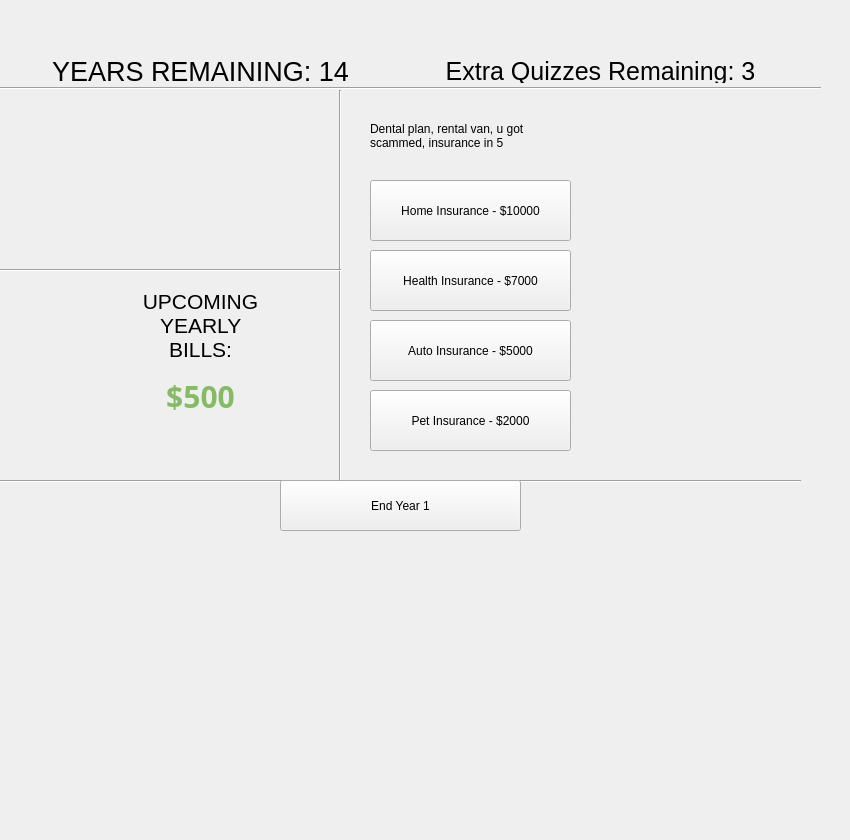
    <widget class="QWidget" name="mainGame">
     <widget class="QLabel" name="currentYear">
      <property name="geometry">
       <rect>
        <x>10</x>
        <y>60</y>
        <width>381</width>
        <height>23</height>
       </rect>
      </property>
      <property name="font">
       <font>
        <family>Arial</family>
        <pointsize>20</pointsize>
       </font>
      </property>
      <property name="text">
       <string>YEARS REMAINING: 14</string>
      </property>
      <property name="alignment">
       <set>Qt::AlignmentFlag::AlignCenter</set>
      </property>
     </widget>
     <widget class="Line" name="line">
      <property name="geometry">
       <rect>
        <x>-20</x>
        <y>80</y>
        <width>841</width>
        <height>16</height>
       </rect>
      </property>
      <property name="orientation">
       <enum>Qt::Orientation::Horizontal</enum>
      </property>
     </widget>
     <widget class="Line" name="line_3">
      <property name="geometry">
       <rect>
        <x>0</x>
        <y>451</y>
        <width>801</width>
        <height>61</height>
       </rect>
      </property>
      <property name="orientation">
       <enum>Qt::Orientation::Horizontal</enum>
      </property>
     </widget>
     <widget class="QPushButton" name="Phone">
      <property name="enabled">
       <bool>true</bool>
      </property>
      <property name="geometry">
       <rect>
        <x>590</x>
        <y>130</y>
        <width>181</width>
        <height>341</height>
       </rect>
      </property>
      <property name="cursor">
       <cursorShape>ArrowCursor</cursorShape>
      </property>
      <property name="focusPolicy">
       <enum>Qt::FocusPolicy::NoFocus</enum>
      </property>
      <property name="autoFillBackground">
       <bool>false</bool>
      </property>
      <property name="styleSheet">
       <string notr="true">
    QPushButton {
        border: none;
        background: transparent;
    }
    QPushButton:pressed {
        background: transparent;
    }
    QPushButton:hover {
        background: transparent;
    }
    QPushButton:focus {
        outline: none;
    }
</string>
      </property>
      <property name="text">
       <string/>
      </property>
      <property name="icon">
       <iconset>
        <normalon>:/icons/icons/phone.png</normalon>
        <disabledon>:/icons/icons/blank.png</disabledon>
       </iconset>
      </property>
      <property name="iconSize">
       <size>
        <width>400</width>
        <height>400</height>
       </size>
      </property>
      <property name="checkable">
       <bool>false</bool>
      </property>
      <property name="flat">
       <bool>true</bool>
      </property>
     </widget>
     <widget class="QPushButton" name="closePhoneButton">
      <property name="enabled">
       <bool>true</bool>
      </property>
      <property name="geometry">
       <rect>
        <x>0</x>
        <y>-20</y>
        <width>801</width>
        <height>601</height>
       </rect>
      </property>
      <property name="cursor">
       <cursorShape>ClosedHandCursor</cursorShape>
      </property>
      <property name="styleSheet">
       <string notr="true">    QPushButton {
        border: none;
        background: transparent;
    }
    QPushButton:pressed {
        background: transparent;
    }
    QPushButton:hover {
        background: transparent;
    }
    QPushButton:focus {
        outline: none;
    }
</string>
      </property>
      <property name="text">
       <string/>
      </property>
      <property name="flat">
       <bool>true</bool>
      </property>
     </widget>
     <widget class="QPushButton" name="openPhoneButton">
      <property name="enabled">
       <bool>true</bool>
      </property>
      <property name="geometry">
       <rect>
        <x>590</x>
        <y>490</y>
        <width>181</width>
        <height>341</height>
       </rect>
      </property>
      <property name="cursor">
       <cursorShape>ClosedHandCursor</cursorShape>
      </property>
      <property name="autoFillBackground">
       <bool>false</bool>
      </property>
      <property name="styleSheet">
       <string notr="true">    QPushButton {
        border: none;
        background: transparent;
    }
    QPushButton:pressed {
        background: transparent;
    }
    QPushButton:hover {
        background: transparent;
    }
    QPushButton:focus {
        outline: none;
    }
</string>
      </property>
      <property name="text">
       <string/>
      </property>
      <property name="icon">
       <iconset>
        <normaloff>icons/phone.png</normaloff>
        <normalon>:/icons/icons/phone.png</normalon>
        <disabledoff>:/icons/icons/blank.png</disabledoff>
        <disabledon>:/icons/icons/blank.png</disabledon>icons/phone.png</iconset>
      </property>
      <property name="iconSize">
       <size>
        <width>400</width>
        <height>400</height>
       </size>
      </property>
      <property name="checkable">
       <bool>false</bool>
      </property>
      <property name="flat">
       <bool>true</bool>
      </property>
     </widget>
     <widget class="QWidget" name="Apps" native="true">
      <property name="enabled">
       <bool>true</bool>
      </property>
      <property name="geometry">
       <rect>
        <x>590</x>
        <y>160</y>
        <width>181</width>
        <height>311</height>
       </rect>
      </property>
      <widget class="QPushButton" name="App1">
       <property name="enabled">
        <bool>true</bool>
       </property>
       <property name="geometry">
        <rect>
         <x>30</x>
         <y>30</y>
         <width>50</width>
         <height>50</height>
        </rect>
       </property>
       <property name="cursor">
        <cursorShape>PointingHandCursor</cursorShape>
       </property>
       <property name="text">
        <string/>
       </property>
       <property name="icon">
        <iconset resource="resources.qrc">
         <normaloff>:/icons/icons/stockApp.png</normaloff>
         <disabledoff>:/icons/icons/blank.png</disabledoff>
         <disabledon>:/icons/icons/blank.png</disabledon>:/icons/icons/stockApp.png</iconset>
       </property>
       <property name="iconSize">
        <size>
         <width>50</width>
         <height>50</height>
        </size>
       </property>
       <property name="flat">
        <bool>true</bool>
       </property>
      </widget>
      <widget class="QPushButton" name="App2">
       <property name="enabled">
        <bool>true</bool>
       </property>
       <property name="geometry">
        <rect>
         <x>100</x>
         <y>28</y>
         <width>50</width>
         <height>50</height>
        </rect>
       </property>
       <property name="cursor">
        <cursorShape>PointingHandCursor</cursorShape>
       </property>
       <property name="text">
        <string/>
       </property>
       <property name="icon">
        <iconset resource="resources.qrc">
         <normaloff>:/icons/icons/cdApp.png</normaloff>:/icons/icons/cdApp.png</iconset>
       </property>
       <property name="iconSize">
        <size>
         <width>45</width>
         <height>45</height>
        </size>
       </property>
       <property name="flat">
        <bool>true</bool>
       </property>
      </widget>
      <widget class="QPushButton" name="App3">
       <property name="enabled">
        <bool>true</bool>
       </property>
       <property name="geometry">
        <rect>
         <x>30</x>
         <y>100</y>
         <width>50</width>
         <height>50</height>
        </rect>
       </property>
       <property name="cursor">
        <cursorShape>PointingHandCursor</cursorShape>
       </property>
       <property name="text">
        <string/>
       </property>
       <property name="icon">
        <iconset resource="resources.qrc">
         <normaloff>:/icons/icons/bank.png</normaloff>:/icons/icons/bank.png</iconset>
       </property>
       <property name="iconSize">
        <size>
         <width>50</width>
         <height>50</height>
        </size>
       </property>
       <property name="flat">
        <bool>true</bool>
       </property>
      </widget>
      <widget class="QPushButton" name="App4">
       <property name="enabled">
        <bool>true</bool>
       </property>
       <property name="geometry">
        <rect>
         <x>100</x>
         <y>100</y>
         <width>50</width>
         <height>50</height>
        </rect>
       </property>
       <property name="cursor">
        <cursorShape>PointingHandCursor</cursorShape>
       </property>
       <property name="text">
        <string/>
       </property>
       <property name="icon">
        <iconset resource="resources.qrc">
         <normaloff>:/icons/icons/loanIcon.png</normaloff>:/icons/icons/loanIcon.png</iconset>
       </property>
       <property name="iconSize">
        <size>
         <width>50</width>
         <height>50</height>
        </size>
       </property>
       <property name="flat">
        <bool>true</bool>
       </property>
      </widget>
      <widget class="QPushButton" name="App5">
       <property name="enabled">
        <bool>true</bool>
       </property>
       <property name="geometry">
        <rect>
         <x>30</x>
         <y>170</y>
         <width>50</width>
         <height>50</height>
        </rect>
       </property>
       <property name="cursor">
        <cursorShape>PointingHandCursor</cursorShape>
       </property>
       <property name="text">
        <string/>
       </property>
       <property name="icon">
        <iconset resource="resources.qrc">
         <normaloff>:/icons/icons/quizIcon.png</normaloff>:/icons/icons/quizIcon.png</iconset>
       </property>
       <property name="iconSize">
        <size>
         <width>50</width>
         <height>50</height>
        </size>
       </property>
       <property name="flat">
        <bool>true</bool>
       </property>
      </widget>
      <widget class="QPushButton" name="App6">
       <property name="enabled">
        <bool>true</bool>
       </property>
       <property name="geometry">
        <rect>
         <x>100</x>
         <y>170</y>
         <width>50</width>
         <height>50</height>
        </rect>
       </property>
       <property name="cursor">
        <cursorShape>PointingHandCursor</cursorShape>
       </property>
       <property name="text">
        <string/>
       </property>
       <property name="icon">
        <iconset resource="resources.qrc">
         <normaloff>:/icons/icons/casinoIcon.png</normaloff>:/icons/icons/casinoIcon.png</iconset>
       </property>
       <property name="iconSize">
        <size>
         <width>50</width>
         <height>50</height>
        </size>
       </property>
       <property name="flat">
        <bool>true</bool>
       </property>
      </widget>
     </widget>
     <widget class="QPushButton" name="nextYearButton">
      <property name="geometry">
       <rect>
        <x>280</x>
        <y>480</y>
        <width>241</width>
        <height>51</height>
       </rect>
      </property>
      <property name="text">
       <string>End Year 1</string>
      </property>
     </widget>
     <widget class="QLabel" name="yearlyReportLabel">
      <property name="geometry">
       <rect>
        <x>-20</x>
        <y>60</y>
        <width>361</width>
        <height>251</height>
       </rect>
      </property>
      <property name="font">
       <font>
        <pointsize>12</pointsize>
        <bold>false</bold>
       </font>
      </property>
      <property name="text">
       <string/>
      </property>
      <property name="scaledContents">
       <bool>true</bool>
      </property>
      <property name="alignment">
       <set>Qt::AlignmentFlag::AlignLeading|Qt::AlignmentFlag::AlignLeft|Qt::AlignmentFlag::AlignTop</set>
      </property>
      <property name="wordWrap">
       <bool>false</bool>
      </property>
      <property name="margin">
       <number>33</number>
      </property>
     </widget>
     <widget class="QLabel" name="mainBackground">
      <property name="enabled">
       <bool>true</bool>
      </property>
      <property name="geometry">
       <rect>
        <x>1</x>
        <y>-10</y>
        <width>800</width>
        <height>541</height>
       </rect>
      </property>
      <property name="text">
       <string/>
      </property>
      <property name="pixmap">
       <pixmap resource="resources.qrc">:/icons/icons/plainBg.png</pixmap>
      </property>
      <property name="scaledContents">
       <bool>true</bool>
      </property>
     </widget>
     <widget class="Line" name="line_14">
      <property name="geometry">
       <rect>
        <x>310</x>
        <y>90</y>
        <width>61</width>
        <height>391</height>
       </rect>
      </property>
      <property name="orientation">
       <enum>Qt::Orientation::Vertical</enum>
      </property>
     </widget>
     <widget class="QLabel" name="label">
      <property name="geometry">
       <rect>
        <x>130</x>
        <y>280</y>
        <width>141</width>
        <height>91</height>
       </rect>
      </property>
      <property name="font">
       <font>
        <family>Arial</family>
        <pointsize>16</pointsize>
       </font>
      </property>
      <property name="text">
       <string>UPCOMING YEARLY BILLS:</string>
      </property>
      <property name="alignment">
       <set>Qt::AlignmentFlag::AlignCenter</set>
      </property>
      <property name="wordWrap">
       <bool>true</bool>
      </property>
     </widget>
     <widget class="Line" name="line_15">
      <property name="geometry">
       <rect>
        <x>0</x>
        <y>260</y>
        <width>341</width>
        <height>20</height>
       </rect>
      </property>
      <property name="orientation">
       <enum>Qt::Orientation::Horizontal</enum>
      </property>
     </widget>
     <widget class="QLabel" name="quizRemains">
      <property name="geometry">
       <rect>
        <x>410</x>
        <y>60</y>
        <width>381</width>
        <height>23</height>
       </rect>
      </property>
      <property name="font">
       <font>
        <family>Arial</family>
        <pointsize>19</pointsize>
       </font>
      </property>
      <property name="text">
       <string>Extra Quizzes Remaining: 3</string>
      </property>
      <property name="alignment">
       <set>Qt::AlignmentFlag::AlignCenter</set>
      </property>
     </widget>
     <widget class="QLabel" name="billbalance">
      <property name="geometry">
       <rect>
        <x>110</x>
        <y>380</y>
        <width>181</width>
        <height>31</height>
       </rect>
      </property>
      <property name="font">
       <font>
        <family>Proxima Nova</family>
        <pointsize>-1</pointsize>
        <italic>false</italic>
        <bold>true</bold>
       </font>
      </property>
      <property name="styleSheet">
       <string notr="true">QLabel {
    color: #85bb65;
    font-weight: bold;
	font-size: 30px;
}</string>
      </property>
      <property name="text">
       <string>$500</string>
      </property>
      <property name="alignment">
       <set>Qt::AlignmentFlag::AlignCenter</set>
      </property>
     </widget>
     <widget class="QLabel" name="label_17">
      <property name="geometry">
       <rect>
        <x>10</x>
        <y>310</y>
        <width>121</width>
        <height>161</height>
       </rect>
      </property>
      <property name="text">
       <string/>
      </property>
      <property name="pixmap">
       <pixmap resource="resources.qrc">:/icons/icons/billCollector.png</pixmap>
      </property>
      <property name="scaledContents">
       <bool>true</bool>
      </property>
     </widget>
     <widget class="QPushButton" name="homeInsurance">
      <property name="geometry">
       <rect>
        <x>370</x>
        <y>180</y>
        <width>201</width>
        <height>61</height>
       </rect>
      </property>
      <property name="text">
       <string>Home Insurance - $10000</string>
      </property>
     </widget>
     <widget class="QPushButton" name="healthInsurance">
      <property name="geometry">
       <rect>
        <x>370</x>
        <y>250</y>
        <width>201</width>
        <height>61</height>
       </rect>
      </property>
      <property name="text">
       <string>Health Insurance - $7000</string>
      </property>
     </widget>
     <widget class="QPushButton" name="autoInsurance">
      <property name="geometry">
       <rect>
        <x>370</x>
        <y>320</y>
        <width>201</width>
        <height>61</height>
       </rect>
      </property>
      <property name="text">
       <string>Auto Insurance - $5000</string>
      </property>
     </widget>
     <widget class="QPushButton" name="petInsurance">
      <property name="geometry">
       <rect>
        <x>370</x>
        <y>390</y>
        <width>201</width>
        <height>61</height>
       </rect>
      </property>
      <property name="text">
       <string>Pet Insurance - $2000</string>
      </property>
     </widget>
     <widget class="QLabel" name="insurancefolks">
      <property name="geometry">
       <rect>
        <x>370</x>
        <y>110</y>
        <width>201</width>
        <height>51</height>
       </rect>
      </property>
      <property name="text">
       <string>Dental plan, rental van, u got scammed, insurance in 5</string>
      </property>
      <property name="wordWrap">
       <bool>true</bool>
      </property>
     </widget>
     <zorder>mainBackground</zorder>
     <zorder>yearlyReportLabel</zorder>
     <zorder>line_3</zorder>
     <zorder>Phone</zorder>
     <zorder>closePhoneButton</zorder>
     <zorder>line</zorder>
     <zorder>openPhoneButton</zorder>
     <zorder>Apps</zorder>
     <zorder>nextYearButton</zorder>
     <zorder>line_14</zorder>
     <zorder>label</zorder>
     <zorder>line_15</zorder>
     <zorder>billbalance</zorder>
     <zorder>label_17</zorder>
     <zorder>quizRemains</zorder>
     <zorder>currentYear</zorder>
     <zorder>homeInsurance</zorder>
     <zorder>healthInsurance</zorder>
     <zorder>autoInsurance</zorder>
     <zorder>petInsurance</zorder>
     <zorder>insurancefolks</zorder>
    </widget>
